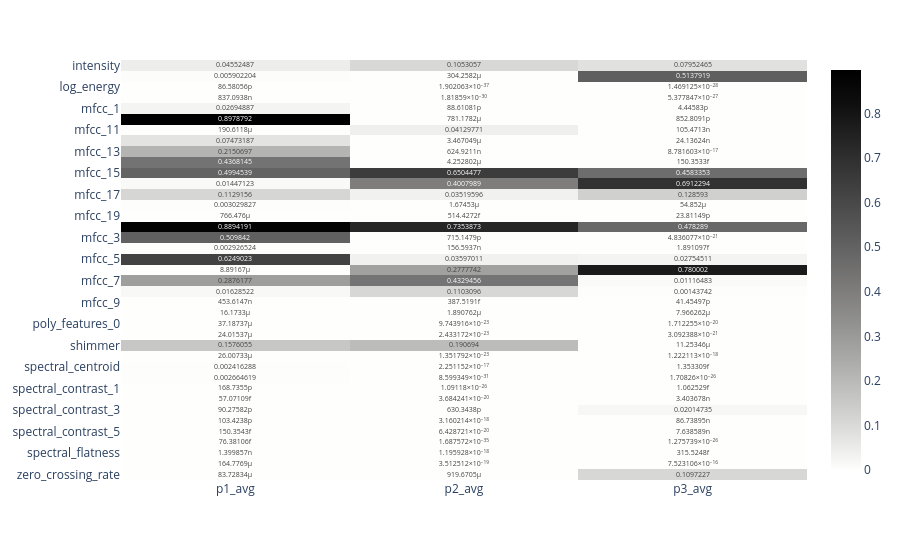

The cell this chart's notebook holds for it:
### Code cell
fig_p

### Figure 1 — Plotly figure (JSON) as saved in the notebook; plotly's stock layout.template omitted (floating-point values rounded to 4 significant figures)
{"data": [{"coloraxis": "coloraxis", "hovertemplate": "x: %{x}<br>y: %{y}<br>color: %{z}<extra></extra>", "name": "0", "texttemplate": "%{z}", "type": "heatmap", "x": ["p1_avg", "p2_avg", "p3_avg"], "xaxis": "x", "y": ["intensity", "jitter", "log_energy", "mfcc_0", "mfcc_1", "mfcc_10", "mfcc_11", "mfcc_12", "mfcc_13", "mfcc_14", "mfcc_15", "mfcc_16", "mfcc_17", "mfcc_18", "mfcc_19", "mfcc_2", "mfcc_3", "mfcc_4", "mfcc_5", "mfcc_6", "mfcc_7", "mfcc_8", "mfcc_9", "onset_strength", "poly_features_0", "poly_features_1", "shimmer", "spectral_bandwidth", "spectral_centroid", "spectral_contrast_0", "spectral_contrast_1", "spectral_contrast_2", "spectral_contrast_3", "spectral_contrast_4", "spectral_contrast_5", "spectral_contrast_6", "spectral_flatness", "spectral_rolloff", "zero_crossing_rate"], "yaxis": "y", "z": [[0.04552, 0.1053, 0.07952], [0.005902, 0.0003043, 0.5138], [8.658e-11, 1.902e-37, 1.469e-28], [8.371e-07, 1.819e-30, 5.378e-27], [0.02695, 8.861e-11, 4.446e-12], [0.8979, 0.0007812, 8.528e-10], [0.0001906, 0.0413, 1.055e-07], [0.07473, 3.467e-06, 2.414e-08], [0.2151, 6.249e-07, 8.782e-17], [0.4368, 4.253e-06, 1.504e-13], [0.4995, 0.6504, 0.4583], [0.01447, 0.4008, 0.6912], [0.1129, 0.0352, 0.1286], [0.00303, 1.675e-06, 5.485e-05], [0.0007665, 5.144e-13, 2.381e-11], [0.8894, 0.7354, 0.4783], [0.5098, 7.151e-10, 4.836e-21], [0.002927, 1.566e-07, 1.891e-15], [0.6249, 0.03597, 0.02755], [8.892e-06, 0.2778, 0.78], [0.2876, 0.4329, 0.01116], [0.01629, 0.1103, 0.001437], [4.536e-07, 3.875e-13, 4.145e-11], [1.617e-05, 1.891e-06, 7.966e-06], [3.719e-05, 9.744e-23, 1.712e-20], [2.402e-05, 2.433e-23, 3.092e-21], [0.1576, 0.1907, 1.125e-05], [2.601e-05, 1.352e-23, 1.222e-18], [0.002416, 2.251e-17, 1.353e-15], [0.002665, 8.599e-31, 1.708e-26], [1.687e-10, 1.091e-26, 1.063e-15], [5.707e-14, 3.684e-20, 3.404e-09], [9.028e-11, 6.303e-10, 0.02015], [1.034e-10, 3.16e-18, 8.674e-08], [1.504e-13, 6.429e-20, 7.639e-09], [7.638e-14, 1.688e-35, 1.276e-26], [1.4e-09, 1.196e-18, 3.155e-13], [0.0001648, 3.513e-19, 7.523e-16], [8.373e-05, 0.0009197, 0.1097]]}], "layout": {"coloraxis": {"colorscale": [[0, "rgb(254, 254, 253)"], [0.09091, "rgb(224, 224, 223)"], [0.1818, "rgb(197, 197, 195)"], [0.2727, "rgb(171, 171, 170)"], [0.3636, "rgb(146, 146, 145)"], [0.4545, "rgb(124, 123, 122)"], [0.5455, "rgb(102, 101, 101)"], [0.6364, "rgb(81, 80, 80)"], [0.7273, "rgb(59, 59, 59)"], [0.8182, "rgb(38, 38, 38)"], [0.9091, "rgb(16, 16, 16)"], [1, "rgb(0, 0, 0)"]]}, "margin": {"t": 60}, "xaxis": {"anchor": "y", "domain": [0, 1]}, "yaxis": {"anchor": "x", "autorange": "reversed", "domain": [0, 1]}}}
